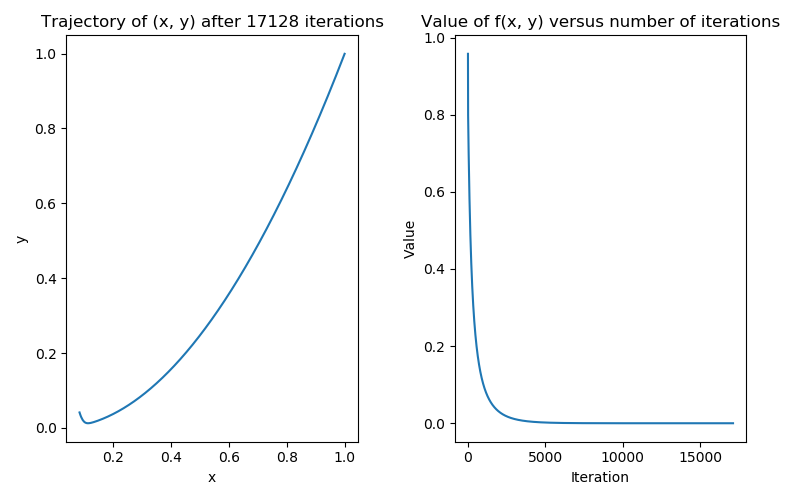

Generate this figure with Python:
import numpy as np
import random
import matplotlib.pyplot as plt

def func_valley(xy):
    x = xy[0][0]
    y = xy[0][1]
    return (1-x)**2 + 100*(y-x**2)**2

def func_dx(x,y):
    return -2 + 2*x - 400*(y-x**2)*x

def func_dy(x,y):
    return 200*(y-x**2)

def grad_func(xy):
    x = xy[0][0]
    y = xy[0][1]
    return np.array([func_dx(x,y),func_dy(x,y)]).reshape(1,2)
    
xy = np.array([random.uniform(0,0.5),random.uniform(0,0.5)]).reshape(1,2)
# xy = np.array([0.08381745243420341,0.04145318944720866]).reshape(1,2)
print(xy)
iteration = 0
learning_rate = 0.001
x_trajectory = []
y_trajectory = []
v_xy = []
while func_valley(xy) > 0.0000001:
    x_trajectory.append(xy[0][0])
    y_trajectory.append(xy[0][1])
    v_xy.append(func_valley(xy)) 
    xy = xy - learning_rate*grad_func(xy)
    iteration += 1
print(iteration)
print('initial x value is '+ str(x_trajectory[0]) +' initial y value is '+ str(y_trajectory[0]))
print('final x value is '+ str(x_trajectory[-1]) +' final y value is '+ str(y_trajectory[-1]))
    
fig = plt.figure()
plt.subplot(1,2,1)
plt.title('Trajectory of (x, y) after %d iterations' % iteration)
plt.xlabel ("x")
plt.ylabel ("y")
plt.plot(x_trajectory,y_trajectory)

plt.subplot(1,2,2)
plt.title('Value of f(x, y) versus number of iterations')
plt.xlabel ("Iteration")
plt.ylabel ("Value")
plt.plot(np.arange(iteration),v_xy)
fig.set_size_inches(8, 5, forward=True)
fig.tight_layout()
plt.savefig('Q1a.png')
plt.show()